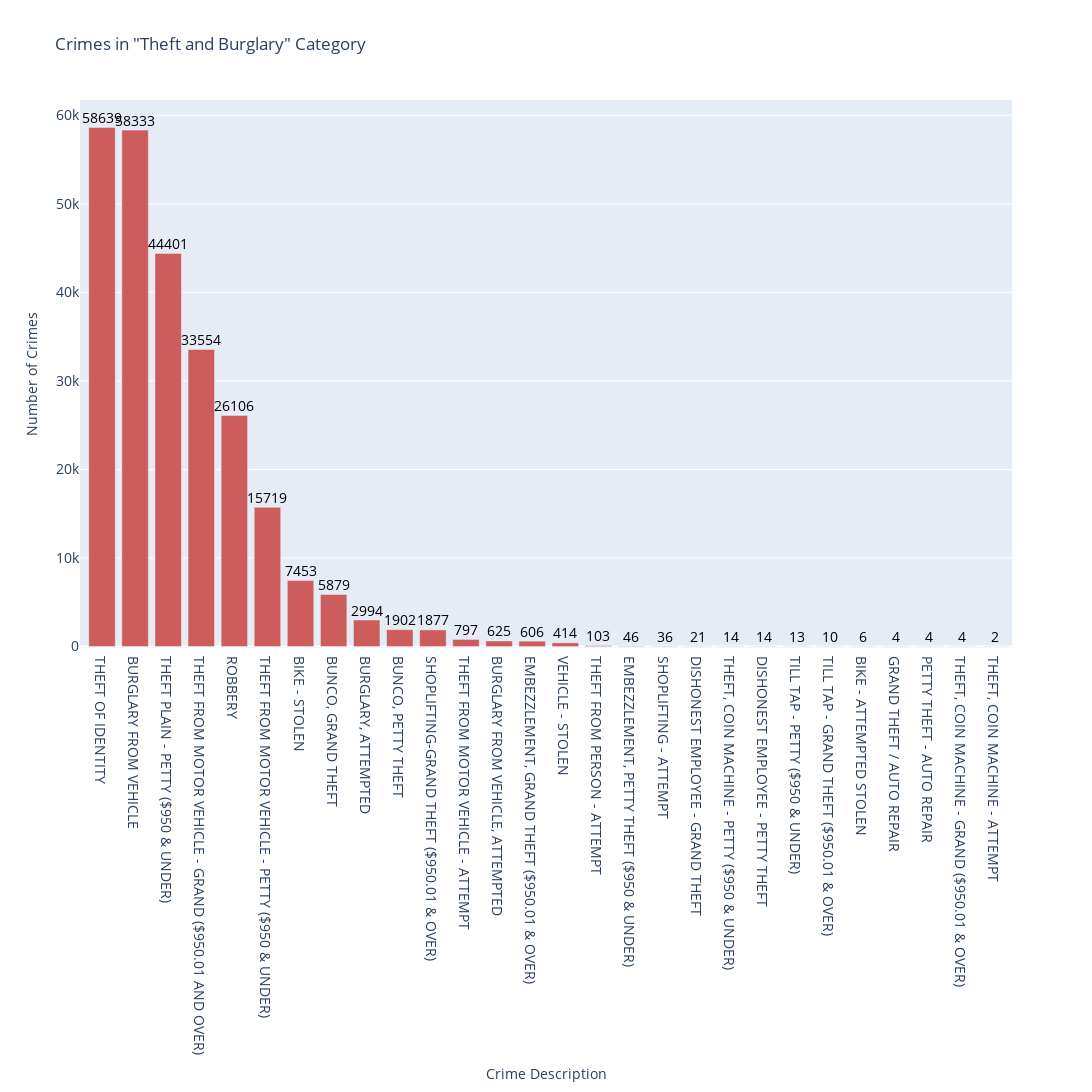

Here is the notebook cell this chart was saved with:
### Markdown cell above
#### Based on our chart, it's evident that the highest volume of crimes occurs in the "Theft and Burglary" and "Violent Crimes" categories. These categories represent the most significant areas of concern within the dataset. To gain a deeper understanding of the underlying factors contributing to these high crime rates, we need to explore these categories in more detail.

### Code cell
# Filter the data for "Theft and Burglary" category
theft_burglary_crimes = crimes[crimes['Crime_category'] == "Theft and Burglary"]

# Group the data by 'crm_cd_desc' and count the occurrences
theft_burglary_counts = theft_burglary_crimes['crm_cd_desc'].value_counts()

# Create a bar chart
fig = go.Figure()

fig.add_trace(
    go.Bar(
        x=theft_burglary_counts.index,
        y=theft_burglary_counts.values,
        marker_color='indianred'  # Customize the color here
    )
)

# Add annotations (labels) above the bars
for i, value in enumerate(theft_burglary_counts.values):
    fig.add_annotation(
        x=theft_burglary_counts.index[i],
        y=value,
        text=str(value),
        showarrow=False,
        font=dict(size=14, color='black'),
        yshift=10  # Shift the label slightly above the bar
    )

# Customize the layout
fig.update_layout(
    title='Crimes in "Theft and Burglary" Category',
    xaxis_title='Crime Description',
    yaxis_title='Number of Crimes',
    xaxis_tickfont_size=14,
    yaxis_tickfont_size=14,
    width=1565,
    height=1300
)

# Show the figure with config to disable interaction
fig.show(config={
    'staticPlot': True,  # Disables all interactive elements
    'displayModeBar': False,  # Disable the mode bar
    'scrollZoom': False,  # Disable scroll zoom
    'displaylogo': False,  # Disable Plotly logo
    'showSendToCloud': False,  # Hide send-to-cloud button
    'modeBarButtonsToRemove': ['zoom2d', 'pan2d', 'select2d', 'lasso2d', 'zoomIn2d', 'zoomOut2d', 'autoScale2d', 'resetScale2d', 'hoverClosestCartesian', 'hoverCompareCartesian'],  # Remove specific buttons from the mode bar
})

### Figure 1 — Plotly figure (JSON) as saved in the notebook; plotly's stock layout.template omitted (floating-point values rounded to 4 significant figures)
{"data": [{"marker": {"color": "indianred"}, "type": "bar", "x": ["THEFT OF IDENTITY", "BURGLARY FROM VEHICLE", "THEFT PLAIN - PETTY ($950 & UNDER)", "THEFT FROM MOTOR VEHICLE - GRAND ($950.01 AND OVER)", "ROBBERY", "THEFT FROM MOTOR VEHICLE - PETTY ($950 & UNDER)", "BIKE - STOLEN", "BUNCO, GRAND THEFT", "BURGLARY, ATTEMPTED", "BUNCO, PETTY THEFT", "SHOPLIFTING-GRAND THEFT ($950.01 & OVER)", "THEFT FROM MOTOR VEHICLE - ATTEMPT", "BURGLARY FROM VEHICLE, ATTEMPTED", "EMBEZZLEMENT, GRAND THEFT ($950.01 & OVER)", "VEHICLE - STOLEN", "THEFT FROM PERSON - ATTEMPT", "EMBEZZLEMENT, PETTY THEFT ($950 & UNDER)", "SHOPLIFTING - ATTEMPT", "DISHONEST EMPLOYEE - GRAND THEFT", "THEFT, COIN MACHINE - PETTY ($950 & UNDER)", "DISHONEST EMPLOYEE - PETTY THEFT", "TILL TAP - PETTY ($950 & UNDER)", "TILL TAP - GRAND THEFT ($950.01 & OVER)", "BIKE - ATTEMPTED STOLEN", "GRAND THEFT / AUTO REPAIR", "PETTY THEFT - AUTO REPAIR", "THEFT, COIN MACHINE - GRAND ($950.01 & OVER)", "THEFT, COIN MACHINE - ATTEMPT"], "y": [58639, 58333, 44401, 33554, 26106, 15719, 7453, 5879, 2994, 1902, 1877, 797, 625, 606, 414, 103, 46, 36, 21, 14, 14, 13, 10, 6, 4, 4, 4, 2]}], "layout": {"annotations": [{"font": {"color": "black", "size": 14}, "showarrow": false, "text": "58639", "x": "THEFT OF IDENTITY", "y": 58639, "yshift": 10}, {"font": {"color": "black", "size": 14}, "showarrow": false, "text": "58333", "x": "BURGLARY FROM VEHICLE", "y": 58333, "yshift": 10}, {"font": {"color": "black", "size": 14}, "showarrow": false, "text": "44401", "x": "THEFT PLAIN - PETTY ($950 & UNDER)", "y": 44401, "yshift": 10}, {"font": {"color": "black", "size": 14}, "showarrow": false, "text": "33554", "x": "THEFT FROM MOTOR VEHICLE - GRAND ($950.01 AND OVER)", "y": 33554, "yshift": 10}, {"font": {"color": "black", "size": 14}, "showarrow": false, "text": "26106", "x": "ROBBERY", "y": 26106, "yshift": 10}, {"font": {"color": "black", "size": 14}, "showarrow": false, "text": "15719", "x": "THEFT FROM MOTOR VEHICLE - PETTY ($950 & UNDER)", "y": 15719, "yshift": 10}, {"font": {"color": "black", "size": 14}, "showarrow": false, "text": "7453", "x": "BIKE - STOLEN", "y": 7453, "yshift": 10}, {"font": {"color": "black", "size": 14}, "showarrow": false, "text": "5879", "x": "BUNCO, GRAND THEFT", "y": 5879, "yshift": 10}, {"font": {"color": "black", "size": 14}, "showarrow": false, "text": "2994", "x": "BURGLARY, ATTEMPTED", "y": 2994, "yshift": 10}, {"font": {"color": "black", "size": 14}, "showarrow": false, "text": "1902", "x": "BUNCO, PETTY THEFT", "y": 1902, "yshift": 10}, {"font": {"color": "black", "size": 14}, "showarrow": false, "text": "1877", "x": "SHOPLIFTING-GRAND THEFT ($950.01 & OVER)", "y": 1877, "yshift": 10}, {"font": {"color": "black", "size": 14}, "showarrow": false, "text": "797", "x": "THEFT FROM MOTOR VEHICLE - ATTEMPT", "y": 797, "yshift": 10}, {"font": {"color": "black", "size": 14}, "showarrow": false, "text": "625", "x": "BURGLARY FROM VEHICLE, ATTEMPTED", "y": 625, "yshift": 10}, {"font": {"color": "black", "size": 14}, "showarrow": false, "text": "606", "x": "EMBEZZLEMENT, GRAND THEFT ($950.01 & OVER)", "y": 606, "yshift": 10}, {"font": {"color": "black", "size": 14}, "showarrow": false, "text": "414", "x": "VEHICLE - STOLEN", "y": 414, "yshift": 10}, {"font": {"color": "black", "size": 14}, "showarrow": false, "text": "103", "x": "THEFT FROM PERSON - ATTEMPT", "y": 103, "yshift": 10}, {"font": {"color": "black", "size": 14}, "showarrow": false, "text": "46", "x": "EMBEZZLEMENT, PETTY THEFT ($950 & UNDER)", "y": 46, "yshift": 10}, {"font": {"color": "black", "size": 14}, "showarrow": false, "text": "36", "x": "SHOPLIFTING - ATTEMPT", "y": 36, "yshift": 10}, {"font": {"color": "black", "size": 14}, "showarrow": false, "text": "21", "x": "DISHONEST EMPLOYEE - GRAND THEFT", "y": 21, "yshift": 10}, {"font": {"color": "black", "size": 14}, "showarrow": false, "text": "14", "x": "THEFT, COIN MACHINE - PETTY ($950 & UNDER)", "y": 14, "yshift": 10}, {"font": {"color": "black", "size": 14}, "showarrow": false, "text": "14", "x": "DISHONEST EMPLOYEE - PETTY THEFT", "y": 14, "yshift": 10}, {"font": {"color": "black", "size": 14}, "showarrow": false, "text": "13", "x": "TILL TAP - PETTY ($950 & UNDER)", "y": 13, "yshift": 10}, {"font": {"color": "black", "size": 14}, "showarrow": false, "text": "10", "x": "TILL TAP - GRAND THEFT ($950.01 & OVER)", "y": 10, "yshift": 10}, {"font": {"color": "black", "size": 14}, "showarrow": false, "text": "6", "x": "BIKE - ATTEMPTED STOLEN", "y": 6, "yshift": 10}, {"font": {"color": "black", "size": 14}, "showarrow": false, "text": "4", "x": "GRAND THEFT / AUTO REPAIR", "y": 4, "yshift": 10}, {"font": {"color": "black", "size": 14}, "showarrow": false, "text": "4", "x": "PETTY THEFT - AUTO REPAIR", "y": 4, "yshift": 10}, {"font": {"color": "black", "size": 14}, "showarrow": false, "text": "4", "x": "THEFT, COIN MACHINE - GRAND ($950.01 & OVER)", "y": 4, "yshift": 10}, {"font": {"color": "black", "size": 14}, "showarrow": false, "text": "2", "x": "THEFT, COIN MACHINE - ATTEMPT", "y": 2, "yshift": 10}], "height": 1300, "title": {"text": "Crimes in \"Theft and Burglary\" Category"}, "width": 1565, "xaxis": {"tickfont": {"size": 14}, "title": {"text": "Crime Description"}}, "yaxis": {"tickfont": {"size": 14}, "title": {"text": "Number of Crimes"}}}}
